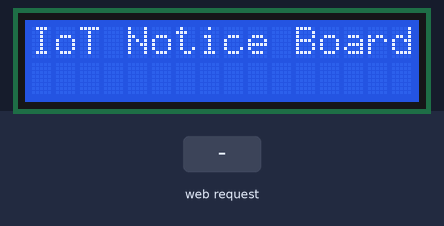
This sketch was run on a simulated ESP8266 (NodeMCU). Shown: 16×2 character LCD. The inputs (shaded band) are chosen by the test bench. WiFi joins after 1.5 s; servers stay silent unless stated; what the sketch prints to the serial monitor is not drawn.

Above: at 0.1 s.
At 2.7 s:
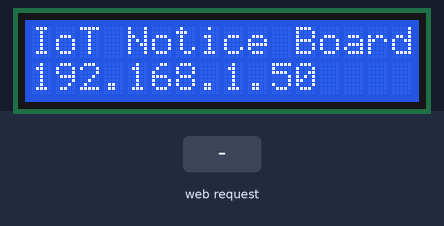
2.8 s: HTTP request GET /get received
Timing chart, 0 to 5.8 s (numbered marks = the images above; inputs shaded):
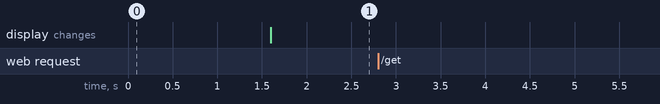

The sketch:

sketch.ino
```cpp
#include <ESP8266WiFi.h>
#include <ESPAsyncTCP.h>
#include <ESPAsyncWebServer.h>
#include <LiquidCrystal_I2C.h>

LiquidCrystal_I2C lcd(0x27, 16, 2);  // Set the LCD address to 0x27 for a 16 chars and 2 line display

AsyncWebServer server(80);

const char* ssid = "WIFI-SSID";
const char* password = "WIFI-PASSWORD";

const char* PARAM_INPUT_1 = "input1";

const char index_html[] PROGMEM = R"rawliteral(
<!DOCTYPE HTML>
<html>
<head>
    <title>Smart Notice Board</title>
    <meta name="viewport" content="width=device-width, initial-scale=1.0">
    <style>
        body {
            font-family: 'Segoe UI', Tahoma, Geneva, Verdana, sans-serif;
            text-align: center;
            margin-top: 50px;
            background-color: #f7f9fc;
        }
        h1 {
            color: #333;
            font-size: 2.5rem;
            margin-bottom: 30px;
        }
        form {
            background: white;
            padding: 20px;
            display: inline-block;
            border-radius: 8px;
            box-shadow: 0 4px 6px rgba(0,0,0,0.1);
        }
        input[type="text"] {
            padding: 10px;
            font-size: 16px;
            border: 1px solid #ccc;
            border-radius: 4px;
            width: 200px;
        }
        input[type="submit"] {
            padding: 10px 20px;
            font-size: 16px;
            background-color: #007bff;
            color: white;
            border: none;
            border-radius: 4px;
            cursor: pointer;
        }
        input[type="submit"]:hover {
            background-color: #0056b3;
        }
    </style>
</head>
<body>
    <h1>IoT Notice Board</h1>
    <form action="/get">
        <label for="input1">Enter Text to Display: </label>
        <input type="text" id="input1" name="input1" required>
        <input type="submit" value="Send">
    </form>
</body>
</html>
)rawliteral";

void notFound(AsyncWebServerRequest* request) {
  request->send(404, "text/plain", "Not found");
}

char ip_addr[16] = { 0 };

void setup() {
  Serial.begin(9600);
  lcd.init();
  lcd.backlight();
  lcd.clear();

  lcd.setCursor(0, 0);
  lcd.print("IoT Notice Board");

  WiFi.mode(WIFI_STA);
  WiFi.begin(ssid, password);

  if (WiFi.waitForConnectResult() != WL_CONNECTED) {
    Serial.println("WiFi Failed!");
    return;
  }

  Serial.println();
  Serial.print("IP Address: ");
  Serial.println(WiFi.localIP());

  WiFi.localIP().toString().toCharArray(ip_addr, 16);
  lcd.setCursor(0, 1);
  lcd.print(ip_addr);

  // Home Route
  server.on("/", HTTP_GET, [](AsyncWebServerRequest* request) {
    request->send_P(200, "text/html", index_html);
  });

  // Handle Form Submission
  server.on("/get", HTTP_GET, [](AsyncWebServerRequest* request) {
    String message;
    if (request->hasParam(PARAM_INPUT_1)) {
      message = request->getParam(PARAM_INPUT_1)->value();
      lcd.clear();
      lcd.setCursor(0, 0);
      lcd.print(message);
    } else {
      message = "No message sent";
    }
    Serial.println(message);

    request->send_P(200, "text/html", index_html);
  });

  server.onNotFound(notFound);
  server.begin();
}

void loop() {}
```

Measured:
- after the input at 2.8 s, every drawn part: stays the same
